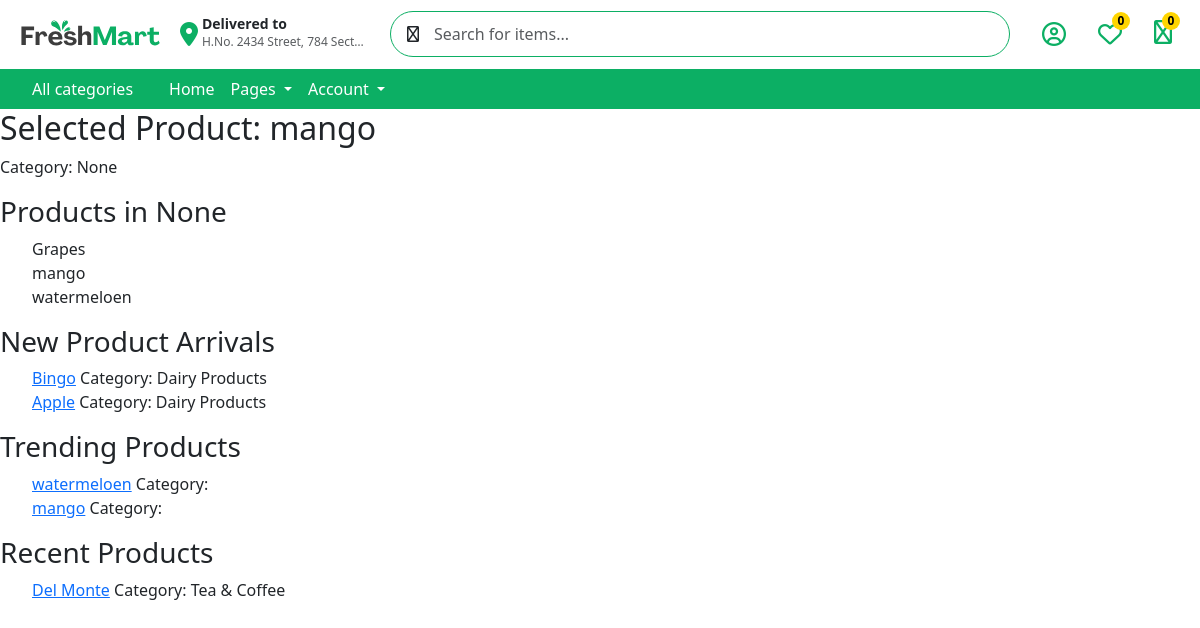
/categorypage/8, run on the app's committed database.
### admindashboard/models.py (models this page shows, shortened)
class product(models.Model):
    class ProductChoices(models.TextChoices):
        INSTOCK = 'IN STOCK', 'IN STOCK'
        OUTOFSTOCK = 'OUT OF STOCK', 'OUT OF STOCK'
    class StateChoices(models.TextChoices):
        RECENT_PRODUCT = 'RECENT PRODUCT', 'Recent Product'
        FEATURED_PRODUCT = 'FEATURED PRODUCT', 'Featured Product'
        TRENDING_PRODUCT = 'TRENDING PRODUCT', 'Trending Product'
        NEW_PRODUCT_ARRIVALS = 'NEW PRODUCT ARRIVALS', 'New Product Arrivals'
    product_name = models.CharField(max_length=255)
    product_category = models.ForeignKey(Category, on_delete=models.CASCADE, null=True, blank=True)
    product_state = models.ManyToManyField(StateChoicesTag, blank=True)
    product_img = models.ImageField(null=True, blank=True, upload_to="product_img/")
    product_weight = models.CharField(max_length=255)
    product_available = models.CharField(max_length=255, choices=ProductChoices.choices, default=ProductChoices.INSTOCK)
    product_qty = models.IntegerField()
    product_orginalprice = models.IntegerField(null=True, blank=True)
    product_discountprice = models.IntegerField(null=True, blank=True)
    product_priceoff = models.IntegerField(null=True, blank=True)

class Category(models.Model):
    genre = models.CharField(max_length=15)
    class Meta:
        verbose_name = 'Category'
        verbose_name_plural = 'Categories'

### customer/views.py (the view)
# urls.py: path('categorypage/<int:id>', views.categorypage, name='categorypage'),
def categorypage(request, id):
    cat = get_object_or_404(product, id=id)
    prod = product.objects.filter(product_category=cat.product_category)
    new_arrival_tag, _ = StateChoicesTag.objects.get_or_create(state=product.StateChoices.NEW_PRODUCT_ARRIVALS)
    trending_tag, _ = StateChoicesTag.objects.get_or_create(state=product.StateChoices.TRENDING_PRODUCT)
    recent_tag, _ = StateChoicesTag.objects.get_or_create(state=product.StateChoices.RECENT_PRODUCT)
    new_arrivals = product.objects.filter(product_state=new_arrival_tag)
    trending_products = product.objects.filter(product_state=trending_tag)
    recent_products = product.objects.filter(product_state=recent_tag)
    return render(request, 'categorypage.html', {
        'cat': cat,
        'prod': prod,
        'new_arrivals': new_arrivals,
        'trending_products': trending_products,
        'recent_products': recent_products,
    })

### customer/templates/categorypage.html
{% include 'base.html' %}
<h2>Selected Product: {{ cat.product_name }}</h2>
<p>Category: {{ cat.product_category }}</p>
<section class="product-section">
    <h3>Products in {{ cat.product_category }}</h3>
    <ul>
        {% for i in prod %}
            <li>
                <a class="dropdown-item" href="{% url 'categorypage' i.id %}">{{ i.product_name }}</a>
            </li>
        {% empty %}
            <li>No products available.</li>
        {% endfor %}
    </ul>
</section>
<section class="new-arrivals-section">
    <h3>New Product Arrivals</h3>
    <ul>
        {% for i in new_arrivals %}
            <li>
                <a href="{% url 'product-details' i.id %}">{{ i.product_name }}</a>
                <span>Category: {{ i.product_category.genre }}</span>
            </li>
        {% empty %}
            <li>No new arrivals available.</li>
        {% endfor %}
    </ul>
</section>
<section class="trending-products-section">
    <h3>Trending Products</h3>
    <ul>
        {% for i in trending_products %}
            <li>
                <a href="{% url 'product-details' i.id %}">{{ i.product_name }}</a>
                <span>Category: {{ i.product_category.genre }}</span>
            </li>
        {% empty %}
            <li>No trending products available.</li>
        {% endfor %}
    </ul>
</section>
<section class="recent-products-section">
    <h3>Recent Products</h3>
    <ul>
        {% for i in recent_products %}
            <li>
                <a href="{% url 'product-details' i.id %}">{{ i.product_name }}</a>
                <span>Category: {{ i.product_category.genre }}</span>
            </li>
        {% empty %}
            <li>No recent products available.</li>
        {% endfor %}
    </ul>
</section>

### customer/static/css/style.css (style rules this page uses)
:root { --top-padding-x: 0; --top-padding-y: 0.5rem; --main-light-success-color: #cffdd6; --main-succces-color: #0caf64; --count-bg-color: #ffd500; --count-text-color: #000000; --light-black-dark-color: #515460; }
li { list-style: none; }

### data on the page
product: product_name "mango", product_category "None"
product: product_name "Grapes"
product: product_name "watermeloen"
product: product_name "Bingo", product_category.genre "Dairy Products"
product: product_name "Apple", product_category.genre "Dairy Products"
product: product_name "Del Monte", product_category.genre "Tea & Coffee"
